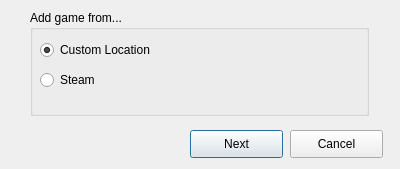
<?xml version="1.0" encoding="UTF-8"?>
<ui version="4.0">
 <class>AddGame</class>
 <widget class="QDialog" name="AddGame">
  <property name="windowModality">
   <enum>Qt::ApplicationModal</enum>
  </property>
  <property name="geometry">
   <rect>
    <x>0</x>
    <y>0</y>
    <width>400</width>
    <height>169</height>
   </rect>
  </property>
  <property name="windowTitle">
   <string>Dialog</string>
  </property>
  <widget class="QGroupBox" name="groupBox">
   <property name="geometry">
    <rect>
     <x>30</x>
     <y>10</y>
     <width>339</width>
     <height>106</height>
    </rect>
   </property>
   <property name="title">
    <string>Add game from...</string>
   </property>
   <widget class="QRadioButton" name="radioCustom">
    <property name="geometry">
     <rect>
      <x>10</x>
      <y>30</y>
      <width>339</width>
      <height>20</height>
     </rect>
    </property>
    <property name="text">
     <string>Custom Location</string>
    </property>
    <property name="checked">
     <bool>true</bool>
    </property>
   </widget>
   <widget class="QRadioButton" name="radioSteam">
    <property name="geometry">
     <rect>
      <x>10</x>
      <y>60</y>
      <width>339</width>
      <height>20</height>
     </rect>
    </property>
    <property name="text">
     <string>Steam</string>
    </property>
   </widget>
  </widget>
  <widget class="QPushButton" name="NextButton">
   <property name="geometry">
    <rect>
     <x>190</x>
     <y>130</y>
     <width>93</width>
     <height>28</height>
    </rect>
   </property>
   <property name="text">
    <string>Next</string>
   </property>
  </widget>
  <widget class="QPushButton" name="CancelButton">
   <property name="geometry">
    <rect>
     <x>290</x>
     <y>130</y>
     <width>93</width>
     <height>28</height>
    </rect>
   </property>
   <property name="text">
    <string>Cancel</string>
   </property>
  </widget>
 </widget>
 <resources/>
 <connections/>
</ui>
